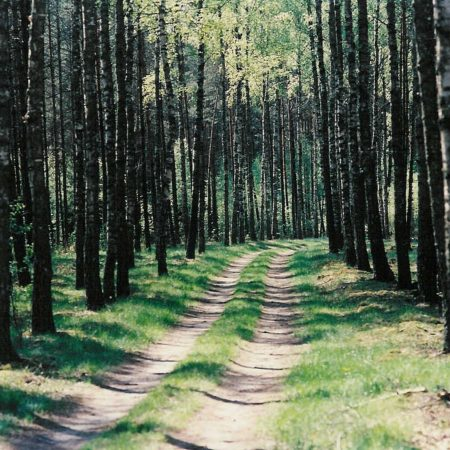
#> input picture chapter3/forest.jpg, 450 x 450 px
$ jupyter execute image_data_operations.ipynb
#> lines starting #> are read from the running program, lines starting #| are printed output that depends on the picture
# Working with Images

[cell 1]
import cv2
import numpy as np
import matplotlib.pyplot as plt
cv2.__version__

[cell 2]
# loading images
img1 = cv2.imread('forest.jpg')
#> img1 is the input picture: shape (450, 450, 3); mean B, G, R 82.1, 100.2, 89.7
img2 = cv2.imread('people-walking.jpg')
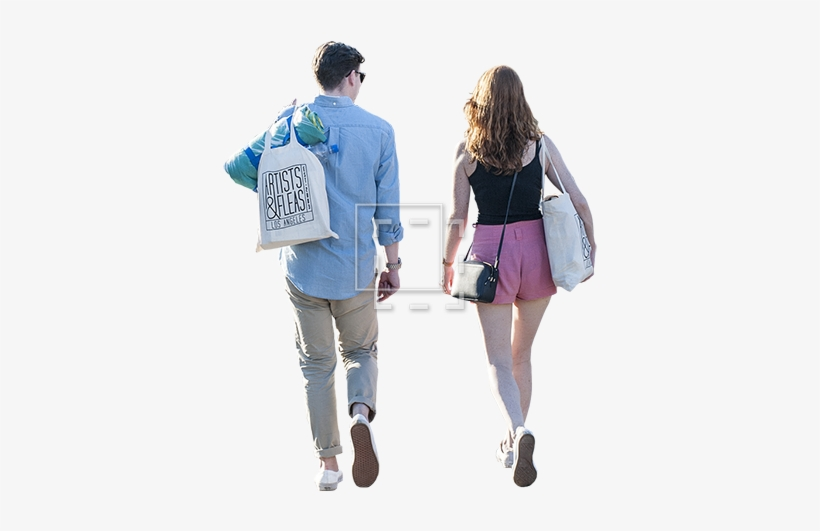
#> input picture chapter3/people-walking.jpg, 820 x 531 px
#> img2 is the input picture: shape (531, 820, 3); mean B, G, R 230, 227.3, 226.6
img3 = cv2.imread('cat.jpg')
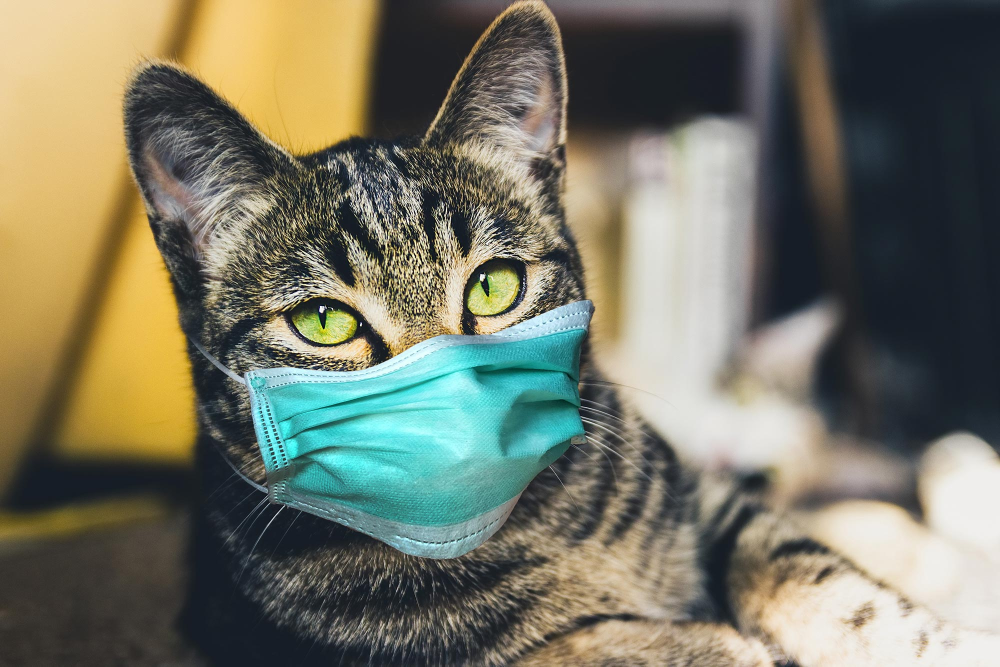
#> input picture chapter3/cat.jpg, 2000 x 1333 px (shown at 1/2 size)
#> img3 is the input picture: shape (1333, 2000, 3); mean B, G, R 100.5, 117.1, 117.1

print(type(img2))
#| <class 'numpy.ndarray'>
print("showing the size of image 1", img1.shape)
#| showing the size of image 1 (450, 450, 3)
print("showing the size of image 2", img2.shape)
#| showing the size of image 2 (531, 820, 3)

[cell 3]
# resizing the images
img1_resized = cv2.resize(img1, (300,300), interpolation=cv2.INTER_AREA)
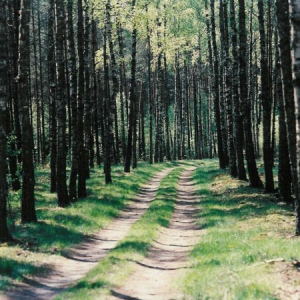
#> img1_resized: shape (300, 300, 3); mean B, G, R 82.1, 100.2, 89.7
img2_resized = cv2.resize(img2, (300,300), interpolation=cv2.INTER_AREA)
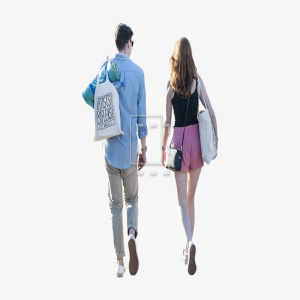
#> img2_resized: shape (300, 300, 3); mean B, G, R 230, 227.3, 226.6
img3_resized = cv2.resize(img3, (300,300), interpolation=cv2.INTER_AREA)
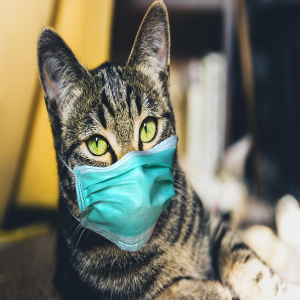
#> img3_resized: shape (300, 300, 3); mean B, G, R 100.5, 117.1, 117.1


print("showing the size of image 1", img1_resized.shape)
#| showing the size of image 1 (300, 300, 3)
print("showing the size of image 2", img2_resized.shape)
#| showing the size of image 2 (300, 300, 3)

[cell 4]
# plotting the images
plt.figure(figsize=(10,10))
plt.subplot(131)
plt.imshow(img1_resized)
plt.subplot(132)
plt.imshow(img2_resized)
plt.subplot(133)
plt.imshow(img3_resized)
#> figure, not shown here; B, G, R data is drawn as R, G, B

[cell 5]
# print RGB channels
plt.figure(figsize=(10,10))
plt.subplot(131)
plt.imshow(img1_resized[:,:,0])
plt.gca().set_title("Red Channel")
plt.subplot(132)
plt.imshow(img1_resized[:,:,1])
plt.gca().set_title("Green Channel")
plt.subplot(133)
plt.imshow(img1_resized[:,:,2])
plt.gca().set_title("Blue Channel")
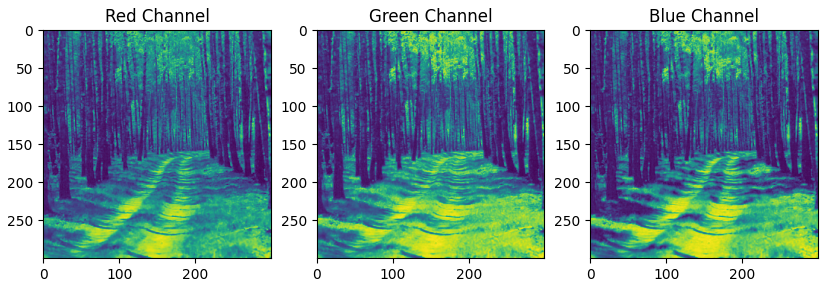
#> figure drawn by matplotlib, 3 panels

# Documentation: https://docs.opencv.org/4.x/d6/d00/tutorial_py_root.html

[cell 6]
# Adding two images
dst = cv2.addWeighted(img2_resized, 0.5, img1_resized, 0.3, 0.1)
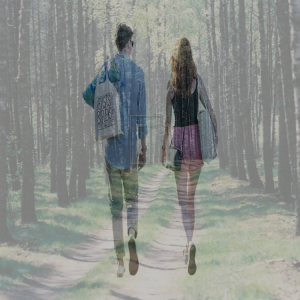
#> dst: shape (300, 300, 3); mean B, G, R 139.7, 143.8, 140.3
three_img = cv2.addWeighted(dst, 0.5, img3_resized, 0.3, 0.1)
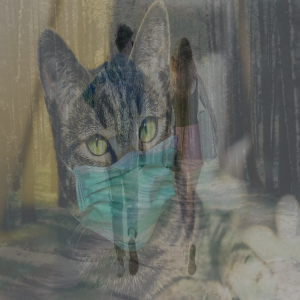
#> three_img: shape (300, 300, 3); mean B, G, R 100.1, 107.1, 105.4

plt.figure(figsize=(10,10))
plt.subplot(121)
plt.imshow(dst)
plt.subplot(122)
plt.imshow(three_img)
#> figure, not shown here; B, G, R data is drawn as R, G, B

[cell 7]
dst_subt = cv2.subtract(img1_resized, img2_resized)
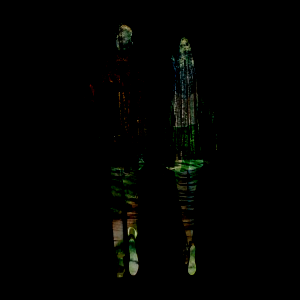
#> dst_subt: shape (300, 300, 3); mean B, G, R 1.4, 2.6, 2.1
plt.figure(figsize=(10,10))
plt.imshow(dst_subt)
